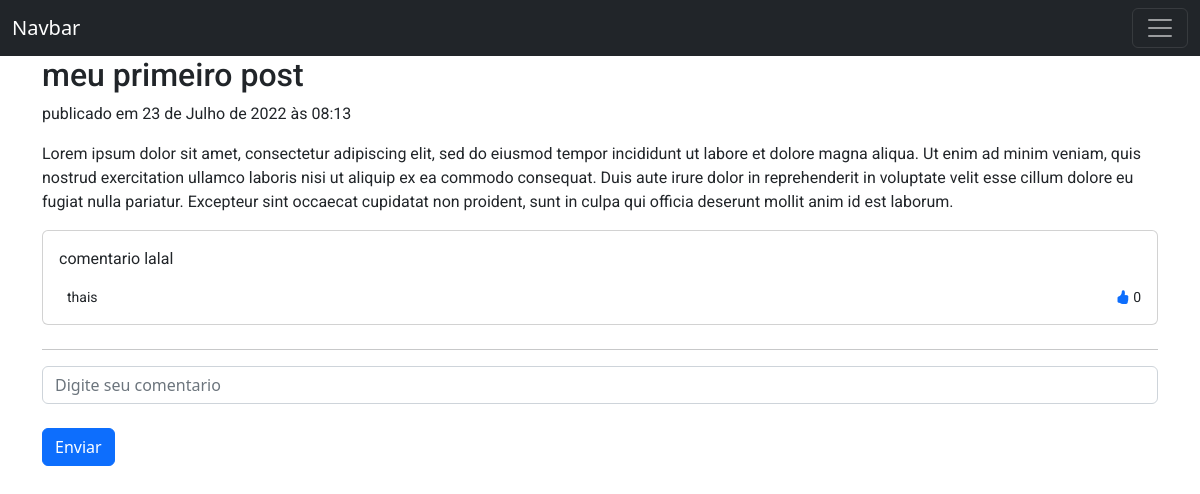
Before: /post/1/ with the older database file.
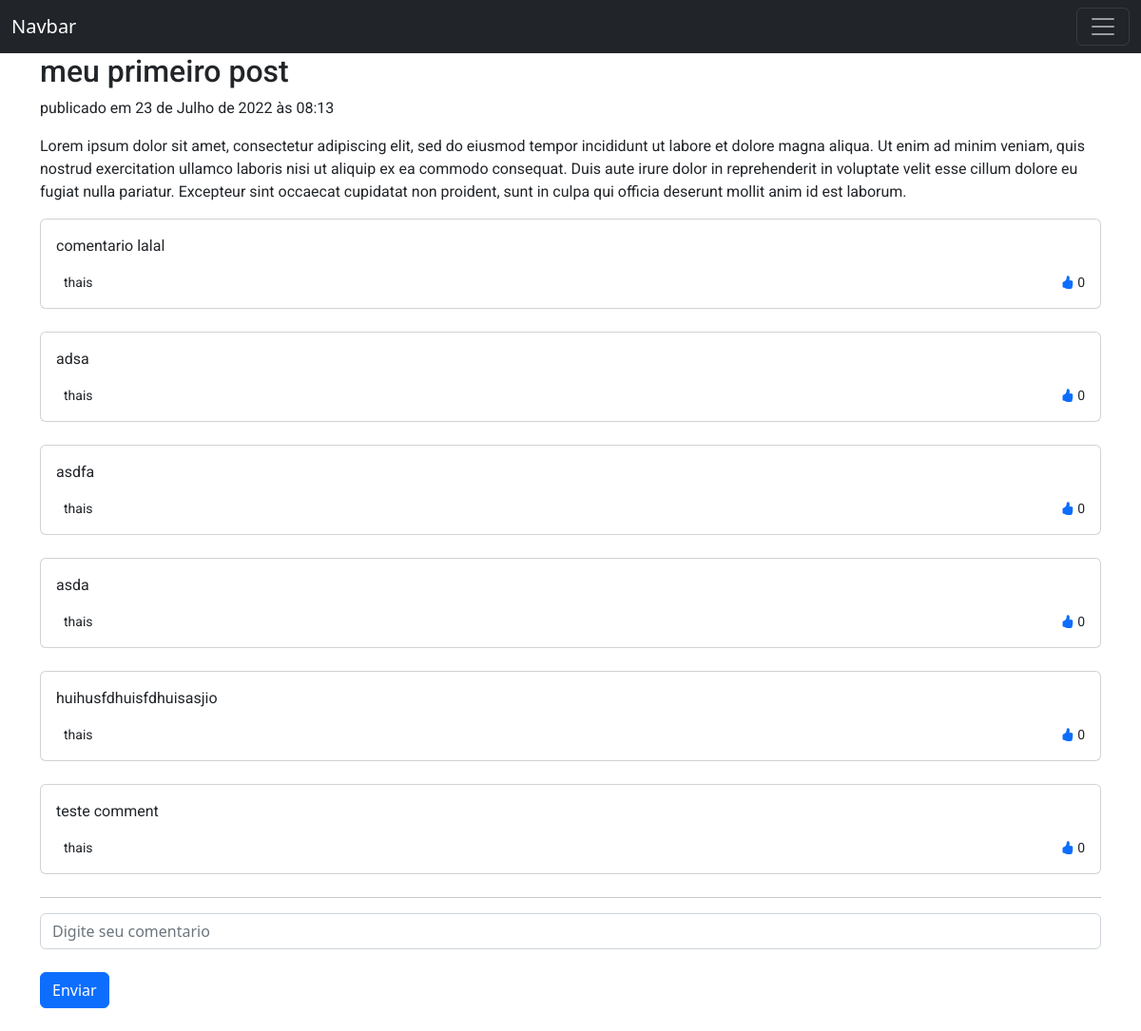
After: the same page with the newer database file.
### blog/models.py (models this page shows, shortened)
class Post(models.Model):
    author = models.ForeignKey(settings.AUTH_USER_MODEL,  on_delete=models.CASCADE)
    title = models.CharField(max_length=200)
    text = models.TextField()
    created_date = models.DateTimeField(default=timezone.now)
    published_date =  models.DateTimeField(blank=True, null=True)

class Comment(models.Model):
    post = models.ForeignKey(Post, on_delete=models.CASCADE, related_name='comments')
    author = models.ForeignKey(settings.AUTH_USER_MODEL,  on_delete=models.CASCADE)
    text = models.TextField()
    created_date = models.DateTimeField(default=timezone.now)
    votes = models.IntegerField(default=0)

### blog/views.py (the view)
# urls.py: path('post/<int:pk>/', views.post_detail, name='post_detail'),
def post_detail(request, pk):
    context = {
        'post':  Post.objects.get(pk=pk),
        'comment_form': CommentForm()
    }
    return render(request, 'blog/post_detail.html', context)

### blog/forms.py
class CommentForm(forms.ModelForm):
    class Meta:
        model = Comment
        fields = ('text',)
        labels = {
            'text': 'Digite seu comentario'
        }
        widgets = {
            'text': forms.TextInput(attrs={
                'class': "form-control",
                'placeholder': 'Digite seu comentario'
                })
        }

### blog/templates/blog/post_detail.html (shortened to what this page needs)
{% extends 'blog/base.html' %}
{% block content %}
    <h2> {{ post.title }}</a></h2>
    {% if post.published_date %}
        <p> publicado em {{ post.published_date }}</p>
    {% endif %}
    <p> {{ post.text }}</p>
    <div class="card-body">
        {% for comment in post.comments.all %}
            <div class="form-outline mb-4">
                <div class="card mb-4">
                    <div class="card-body">
                        <p>{{comment.text}}</p>
                        <div class="d-flex justify-content-between">
                            <div class="d-flex flex-row align-items-center">
                            <p class="small mb-0 ms-2">{{comment.author}}</p>
                        </div>
                        <div class="align-items-end">
                            <p class="small mb-0 ms-2">
                                <a href="{% url 'comment_upvote' post_pk=post.id comment_pk=comment.id %}"> <i class="bi bi-hand-thumbs-up-fill"></i></a>
                                {{comment.votes}}</p>
                        </div>
                    </div>
                </div>
            </div>
        {% endfor %}
            <hr>
        <form method="POST" class="comment-form" action="{% url 'add_comment' pk=post.id %}">
             <div class="form-group">
                {{ comment_form.text }}
                 <br>
                 <button type="submit" class="btn btn-primary">Enviar</button>
            </div>
        </form>
    </div>
{% endblock %}

### blog/templates/blog/base.html (shortened to what this page needs)
{% load static %}
<!doctype html>
<html>
    <head>
        <link href="https://cdn.jsdelivr.net/npm/bootstrap@5.2.0-beta1/dist/css/bootstrap.min.css" rel="stylesheet">
        <link href="{% static 'css/blog.css'%}"  rel="stylesheet">
        <link rel="stylesheet" href="https://cdn.jsdelivr.net/npm/bootstrap-icons@1.9.1/font/bootstrap-icons.css">
    </head>
    <body>
        <nav class="navbar navbar-dark bg-dark">
            <div class="container-fluid">
                <a class="navbar-brand" href="{% url 'post_list' %}">Navbar</a>
                <button class="navbar-toggler" type="button" data-bs-toggle="collapse" data-bs-target="#navbarSupportedContent" aria-controls="navbarSupportedContent" aria-expanded="false" aria-label="Toggle navigation">
                <span class="navbar-toggler-icon"></span>
                </button>
            </div>
        </nav>
        <div class="container">
            {% block content %}
            {% endblock %}
        </div>
    </body>
</html>

### blog/static/css/blog.css (style rules this page uses)
h1, h2, h3, h4, p { font-family: 'Roboto'; }

Changed rows visible on the page:
added Comment: text "adsa", author "thais", votes "0"
added Comment: text "asdfa", author "thais", votes "0"
added Comment: text "asda", author "thais", votes "0"
added Comment: text "huihusfdhuisfdhuisasjio", author "thais", votes "0"
added Comment: text "teste comment", author "thais", votes "0"
